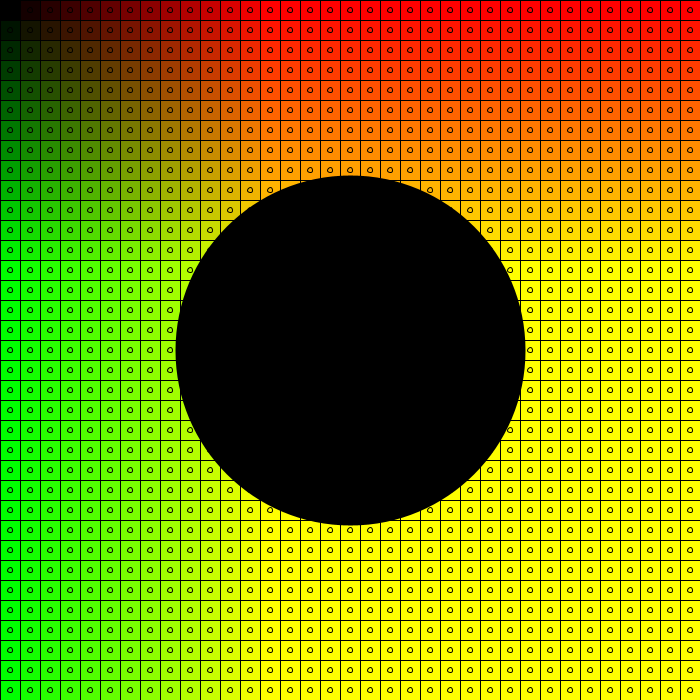
Frame 1 (no input)
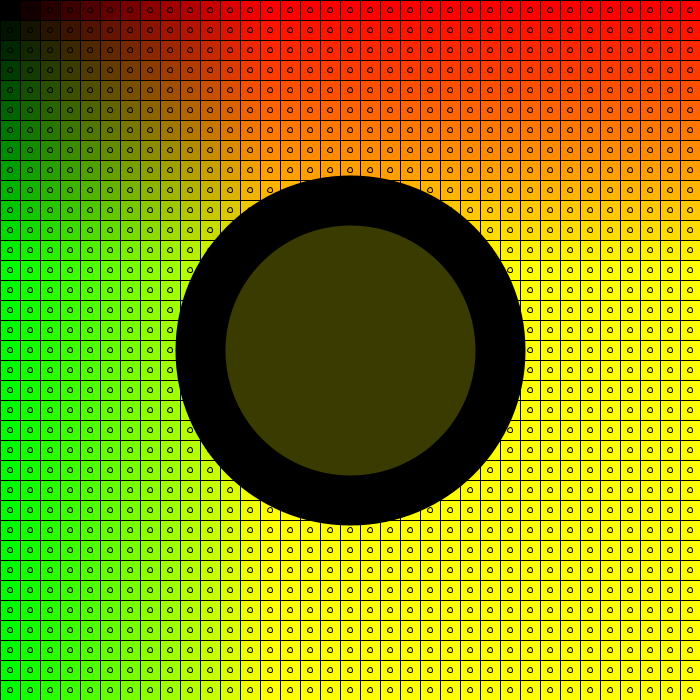
Frame 60 (the mouse pressed at the canvas centre just before this capture)
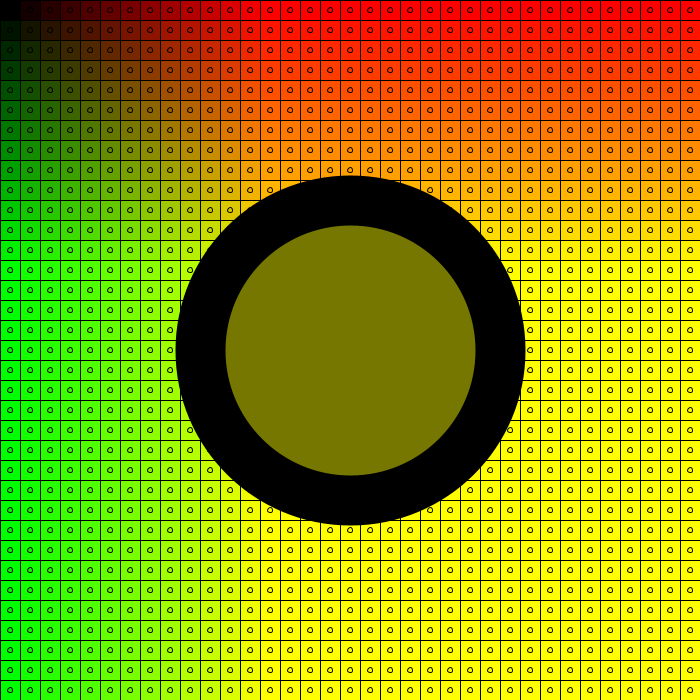
Frame 120 (the mouse held since frame 60 and released just before this capture)

The Processing sketch that drew these frames (run headless with seeded random() and noise(); from frame 60 on, the mouse is pressed at the canvas centre):

// Processing sketch: gutierrezs05e00
// ── gutierrezs05e00.pde
int a;
int b;
int c;
int d;
int e;
int f;
void setup(){
  size(700,700);
  background(255);
  }
void draw(){
  serial(a,b);
  inside(c,d);
  c = d ++;
  contorno(e,f);
}
void serial(int x, int y){
 for(x=0; x <=width; x+=20){
   for(y=0; y <=height; y+=20){
     strokeWeight(1);
     stroke(0);
     fill(x,y,0);
     rect(x,y,20,20);
     ellipse(x+10,y+10,5,5);
}
 }
}
void inside(int x, int y){ 
fill(x,y,0);
noStroke();
ellipse(width/2,height/2,300,300);
 }
void contorno( int x, int y){
     noFill();
     strokeWeight(50);
     stroke(0,y,x);
     ellipse(width/2,height/2,300,300);
     
}
   
